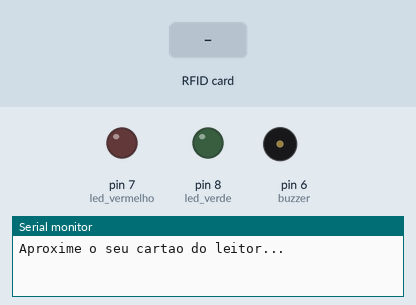
Recording of a sketch running on a simulated Arduino Uno, built with avr-gcc and run on an emulated ATmega328P. On the bench: output pins drawn as LEDs (lit = HIGH), buzzer (waves = sounding, pin HIGH), the last lines printed to the serial monitor. Dashed ring = blinking. The inputs (shaded band) are chosen by the test bench. Pins used as bus, display or sensor lines are not drawn.

Above: at 1.2 s.
1.3 s: RFID card 5E 7A 19 C4 held to the reader
At 1.7 s:
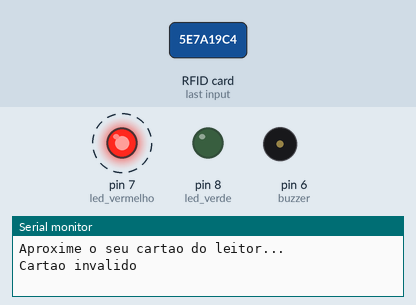
4.3 s: RFID card 73 2E 88 11 held to the reader
At 4.9 s:
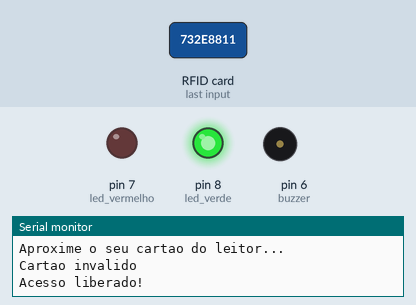
Timing chart, 0 to 15.8 s (numbered marks = the images above; inputs shaded):
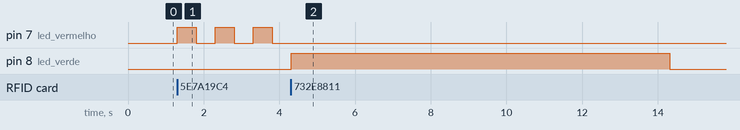

The sketch:

RFID.ino
```cpp
// --- Bibliotecas Auxiliares ---
#include <SPI.h>
#include <MFRC522.h>

// --- Mapeamento de Hardware ---
#define SS_PIN 10
#define RST_PIN 9
MFRC522 mfrc522(SS_PIN, RST_PIN);

#define led_verde 8
#define led_vermelho 7
#define buzzer 6

// --- Variáveis Globais ---
int tantativas = 0;

// --- Configurações Iniciais ---
void setup() {
  Serial.begin(9600);   // Inicia comunicação Serial em 9600 baud rate
  SPI.begin();          // Inicia comunicação SPI bus
  mfrc522.PCD_Init();   // Inicia MFRC522

  // --- componentes ---
  pinMode(led_verde, OUTPUT);
  pinMode(led_vermelho, OUTPUT);
  pinMode(buzzer, OUTPUT);

  Serial.println("Aproxime o seu cartao do leitor...");
  Serial.println();

} //end setup


// --- Loop Infinito ---
void loop() {

  // Verifica novos cartões
  if (!mfrc522.PICC_IsNewCardPresent()) {
    return;
  }
  // Seleciona um dos cartões
  if (!mfrc522.PICC_ReadCardSerial()) {
    return;
  }

  String conteudo = "";

  for (byte i = 0; i < mfrc522.uid.size; i++) {
    conteudo.concat(String(mfrc522.uid.uidByte[i] < 0x10 ? " 0" : " "));
    conteudo.concat(String(mfrc522.uid.uidByte[i], HEX));
  }

  conteudo.toUpperCase();

  //Serial.println(conteudo);

  if (check_Tag(conteudo)) {
    Acesso_valido();
  } else {
    Acesso_invalido();
  }
}

bool check_Tag(String tag) {
  // Verifica a tag RFID cadastrada
  // 73 2E 88 11
  // 63 87 FC 94
  if (tag == " 73 2E 88 11") {
    return true;
  } else {

    return false;
  }
}

void Acesso_valido() {
  Serial.println("Acesso liberado!");
  digitalWrite(led_vermelho, LOW); // Desliga LED vermelho
  digitalWrite(led_verde, HIGH);   // Liga LED verde
  delay(10000);                    // Mantém LED verde ligado por 10 segundos
  digitalWrite(led_verde, LOW);    // Desliga LED verde
  tantativas = 0;                  // Reinicia contagem de tentativas
}

void Acesso_invalido() {
  Serial.println("Cartao invalido");
  tantativas++;

  if (tantativas >= 5) {
    sistema_block();
  } else {
    for (int i = 0; i < 3; i++) {
      digitalWrite(led_vermelho, HIGH); // Liga LED vermelho
      delay(500);
      digitalWrite(led_vermelho, LOW);  // Desliga LED vermelho
      delay(500);
    }
  }
}

void sistema_block() {
  Serial.println("SISTEMA BLOQUEADO");
  digitalWrite(led_vermelho, HIGH); // Liga LED vermelho
  tone(buzzer, 1000);               // Aciona o buzzer a 1000 Hz
  delay(3000);                      // Mantém buzzer ligado por 30 segundos
  noTone(buzzer);                   // Desliga o buzzer
  digitalWrite(led_vermelho, LOW);  // Desliga LED vermelho
  tantativas = 0;                   // Reinicia contagem de tentativas
}
```

Measured:
- after the input at 1.3 s, pin 7 (led_vermelho): alternates HIGH for 0.50 s and LOW for 0.50 s, starting at once
- after the input at 4.3 s, pin 8 (led_verde): LOW → HIGH at once, → LOW 10.0 s later
